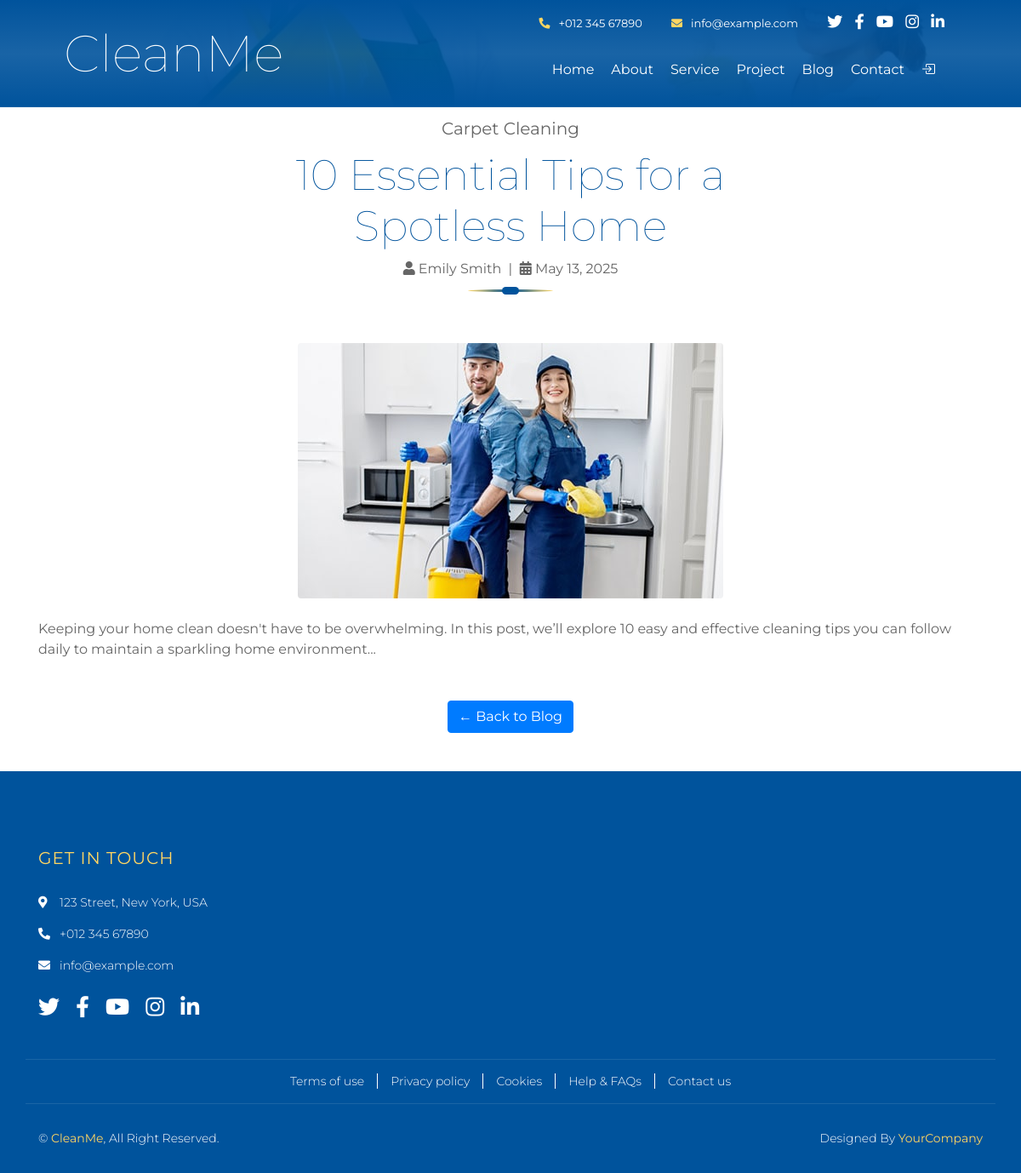
/blog/essential-tips-spotless-home/, run on an earlier commit of the app's database.
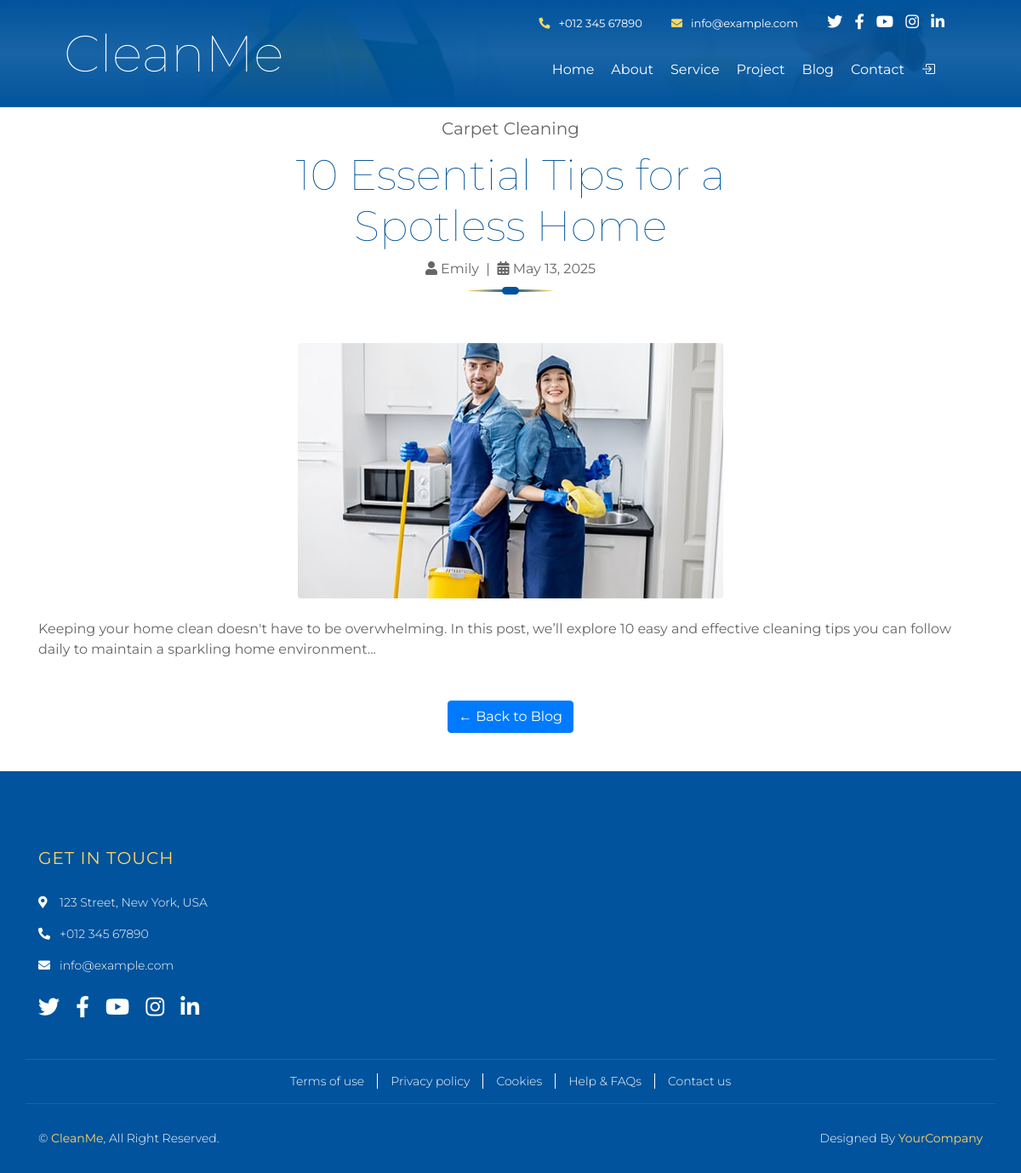
And on a later commit of the database.
### core/models.py (models this page shows, shortened)
class BlogPost(models.Model):
    title = models.CharField(max_length=255)
    category = models.CharField(max_length=100, blank=True)
    author = models.CharField(max_length=100, blank=True)
    slug = models.SlugField(unique=True)
    content = models.TextField()
    image = models.ImageField(upload_to='blog/')
    publish_date = models.DateField(auto_now_add=True)

### core/views.py (the view)
# urls.py: path('blog/<slug:slug>/', views.blog_detail, name='blog_detail'),
def blog_detail(request, slug):
    blog = get_object_or_404(BlogPost, slug=slug)
    return render(request, 'core/blog_detail.html', {'blog': blog})

### core/templates/core/blog_detail.html
{% extends 'base.html' %}
{% block content %}
<div class="blog-detail">
    <div class="container">
        <div class="section-header text-center">
            <p>{{ blog.category }}</p>
            <h2>{{ blog.title }}</h2>
            <div class="meta">
                <i class="fa fa-user"></i> {{ blog.author }} &nbsp;|&nbsp;
                <i class="fa fa-calendar-alt"></i> {{ blog.publish_date|date:"F j, Y" }}
            </div>
        </div>
        <div class="blog-img text-center">
            <img src="{{ blog.image.url }}" alt="{{ blog.title }}" class="img-fluid rounded">
        </div>
        <div class="blog-content mt-4">
            <p>{{ blog.content|linebreaks }}</p>
        </div>
        <div class="back-btn text-center mt-5">
            <a href="{% url 'blog' %}" class="btn btn-primary">← Back to Blog</a>
        </div>
    </div>
</div>
{% endblock %}

What changed in the data, as far as the page shows it:
changed BlogPost "10 Essential Tips for a Spotless Home": author "Emily Smith" → "Emily"
